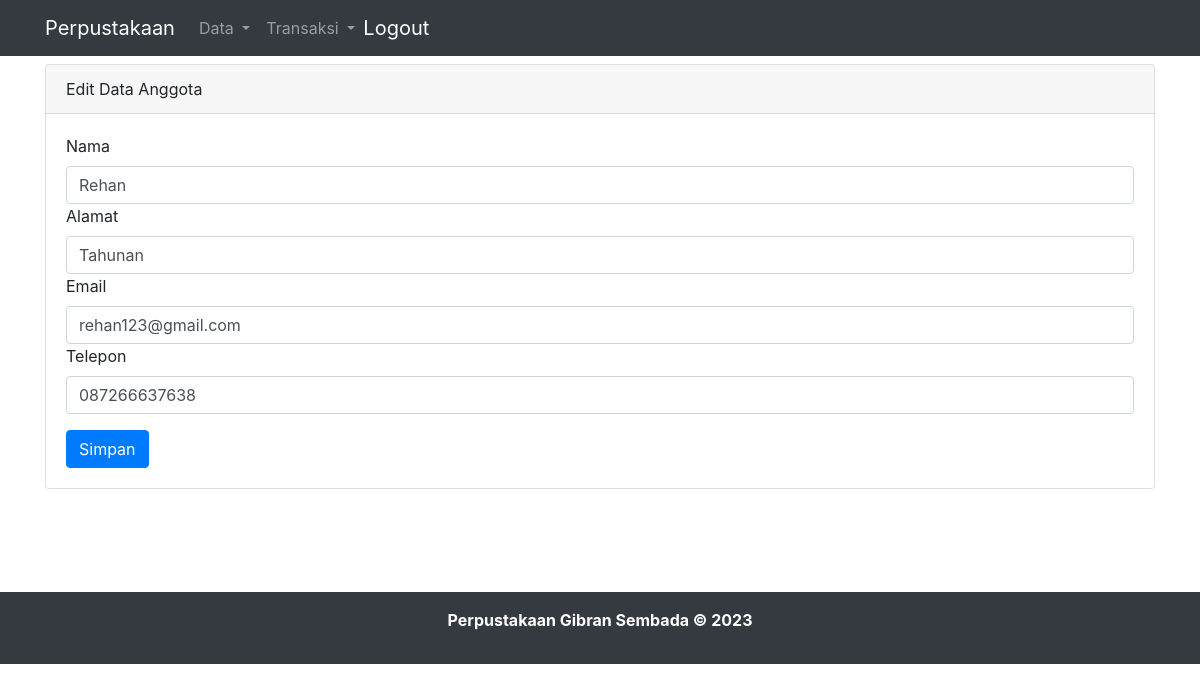
The page /edit_anggota.php?anggota_id=2 (signed in) on the database its author committed.
### tables this page shows
CREATE TABLE `anggota` (
  `anggota_id` int NOT NULL AUTO_INCREMENT,
  `nama` varchar(100) NOT NULL,
  `alamat` varchar(100) NOT NULL,
  `email` varchar(100) NOT NULL,
  `telepon` varchar(20) NOT NULL,
  PRIMARY KEY (`anggota_id`)
);

### edit_anggota.php (the view, shortened to what this page needs)
<?php
include "header.php";
if ($_SERVER["REQUEST_METHOD"] == "POST") {
  $anggota_id = $_POST['anggota_id'];
  $nama = $_POST['nama'];
  $alamat = $_POST['alamat'];
  $email = $_POST['email'];
  $telepon = $_POST['telepon'];
  $sql = "UPDATE anggota SET nama='$nama', alamat='$alamat', email='$email', telepon='$telepon' WHERE anggota_id=$anggota_id";
  if ($mysqli->query($sql) === TRUE) {
    header("Location: anggota.php");
    exit;
  } else {
    echo "Error updating record: " . $mysqli->error;
  }
  $mysqli->close();
} else {
  $anggota_id = $_GET['anggota_id'];
  $sql = "SELECT * FROM anggota WHERE anggota_id=$anggota_id";
  $result = $mysqli->query($sql);
  if ($result->num_rows == 1) {
    $row = $result->fetch_assoc();
    ?>
    <div class="container">
      <div class="row">
        <div class="col-lg-12 mt-2" style=min-height:480px;">
          <div class="card">
            <div class="card-header">
              Edit Data Anggota
            </div>
            <div class="card-body">
              <div class="row">
                <div class="col">
                  <form action="" method="POST">
                    <div class="form-group">
                      <label for="">Nama</label>
                      <input type="text" class="form-control" placeholder="Nama" name="nama"
                        value="<?php echo $row['nama']; ?>">
                      <label for="">Alamat</label>
                      <input type="text" class="form-control" placeholder="Alamat" name="alamat"
                        value="<?php echo $row['alamat']; ?>">
                      <label for="">Email</label>
                      <input type="email" class="form-control" placeholder="Email" name="email"
                        value="<?php echo $row['email']; ?>">
                      <label for="">Telepon</label>
                      <input type="text" class="form-control" placeholder="No Telepon" name="telepon"
                        value="<?php echo $row['telepon']; ?>">
                    </div>
                    <input type="submit" class="btn btn-primary" value="Simpan">
                  </form>
                </div>
              </div>
            </div>
          </div>
        </div>
      </div>
    </div>
    <?php
  } else {
    echo "Data Anggota tidak ditemukan.";
  }
}
?>
<?php
include 'footer.php';
?>

### rows shown on the page
anggota: nama "Rehan", alamat "Tahunan", email "rehan123@gmail.com", telepon "087266637638"
